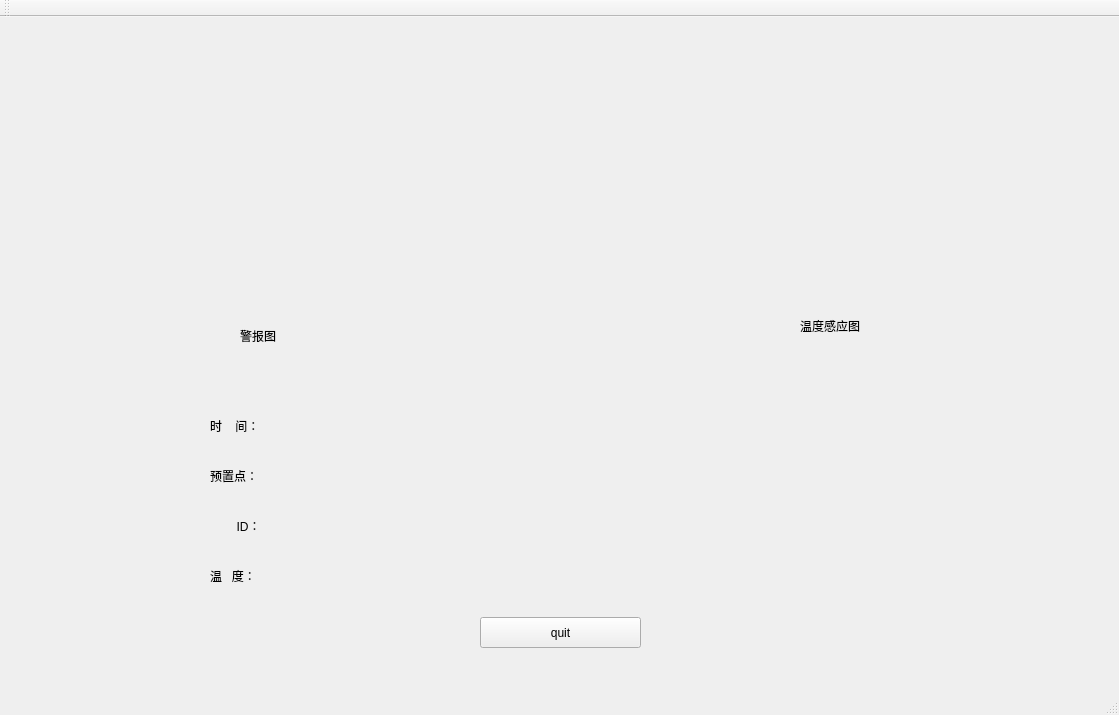
<?xml version="1.0" encoding="UTF-8"?>
<ui version="4.0">
 <class>MainWindow</class>
 <widget class="QMainWindow" name="MainWindow">
  <property name="geometry">
   <rect>
    <x>0</x>
    <y>0</y>
    <width>1119</width>
    <height>715</height>
   </rect>
  </property>
  <property name="windowTitle">
   <string>MainWindow</string>
  </property>
  <widget class="QWidget" name="centralWidget">
   <widget class="QPushButton" name="pushButton">
    <property name="geometry">
     <rect>
      <x>480</x>
      <y>600</y>
      <width>161</width>
      <height>31</height>
     </rect>
    </property>
    <property name="text">
     <string>quit</string>
    </property>
   </widget>
   <widget class="QLabel" name="label">
    <property name="geometry">
     <rect>
      <x>210</x>
      <y>400</y>
      <width>67</width>
      <height>17</height>
     </rect>
    </property>
    <property name="minimumSize">
     <size>
      <width>67</width>
      <height>0</height>
     </size>
    </property>
    <property name="text">
     <string>时    间：</string>
    </property>
   </widget>
   <widget class="QLabel" name="label_2">
    <property name="geometry">
     <rect>
      <x>210</x>
      <y>450</y>
      <width>67</width>
      <height>17</height>
     </rect>
    </property>
    <property name="text">
     <string>预置点：</string>
    </property>
   </widget>
   <widget class="QLabel" name="label_3">
    <property name="geometry">
     <rect>
      <x>210</x>
      <y>500</y>
      <width>67</width>
      <height>17</height>
     </rect>
    </property>
    <property name="text">
     <string>        ID：</string>
    </property>
   </widget>
   <widget class="QLabel" name="label_4">
    <property name="geometry">
     <rect>
      <x>240</x>
      <y>310</y>
      <width>67</width>
      <height>17</height>
     </rect>
    </property>
    <property name="text">
     <string>警报图</string>
    </property>
   </widget>
   <widget class="QLabel" name="label_5">
    <property name="geometry">
     <rect>
      <x>800</x>
      <y>300</y>
      <width>111</width>
      <height>17</height>
     </rect>
    </property>
    <property name="text">
     <string>温度感应图</string>
    </property>
   </widget>
   <widget class="QLabel" name="label_6">
    <property name="geometry">
     <rect>
      <x>210</x>
      <y>550</y>
      <width>67</width>
      <height>17</height>
     </rect>
    </property>
    <property name="text">
     <string>温   度：</string>
    </property>
   </widget>
   <widget class="QLabel" name="label_7">
    <property name="geometry">
     <rect>
      <x>270</x>
      <y>400</y>
      <width>681</width>
      <height>21</height>
     </rect>
    </property>
    <property name="palette">
     <palette>
      <active>
       <colorrole role="Base">
        <brush brushstyle="SolidPattern">
         <color alpha="255">
          <red>150</red>
          <green>150</green>
          <blue>150</blue>
         </color>
        </brush>
       </colorrole>
      </active>
      <inactive>
       <colorrole role="Base">
        <brush brushstyle="SolidPattern">
         <color alpha="255">
          <red>150</red>
          <green>150</green>
          <blue>150</blue>
         </color>
        </brush>
       </colorrole>
      </inactive>
      <disabled>
       <colorrole role="Base">
        <brush brushstyle="SolidPattern">
         <color alpha="255">
          <red>255</red>
          <green>255</green>
          <blue>255</blue>
         </color>
        </brush>
       </colorrole>
      </disabled>
     </palette>
    </property>
    <property name="text">
     <string/>
    </property>
   </widget>
   <widget class="QLabel" name="label_8">
    <property name="geometry">
     <rect>
      <x>270</x>
      <y>450</y>
      <width>681</width>
      <height>21</height>
     </rect>
    </property>
    <property name="text">
     <string/>
    </property>
   </widget>
   <widget class="QLabel" name="label_9">
    <property name="geometry">
     <rect>
      <x>270</x>
      <y>500</y>
      <width>681</width>
      <height>21</height>
     </rect>
    </property>
    <property name="text">
     <string/>
    </property>
   </widget>
   <widget class="QLabel" name="label_10">
    <property name="geometry">
     <rect>
      <x>270</x>
      <y>550</y>
      <width>681</width>
      <height>21</height>
     </rect>
    </property>
    <property name="text">
     <string/>
    </property>
   </widget>
   <widget class="QLabel" name="label_11">
    <property name="geometry">
     <rect>
      <x>30</x>
      <y>10</y>
      <width>480</width>
      <height>270</height>
     </rect>
    </property>
    <property name="minimumSize">
     <size>
      <width>480</width>
      <height>270</height>
     </size>
    </property>
    <property name="maximumSize">
     <size>
      <width>480</width>
      <height>270</height>
     </size>
    </property>
    <property name="text">
     <string/>
    </property>
   </widget>
   <widget class="QLabel" name="label_12">
    <property name="geometry">
     <rect>
      <x>600</x>
      <y>10</y>
      <width>480</width>
      <height>270</height>
     </rect>
    </property>
    <property name="minimumSize">
     <size>
      <width>480</width>
      <height>270</height>
     </size>
    </property>
    <property name="maximumSize">
     <size>
      <width>480</width>
      <height>270</height>
     </size>
    </property>
    <property name="text">
     <string/>
    </property>
   </widget>
  </widget>
  <widget class="QMenuBar" name="menuBar">
   <property name="geometry">
    <rect>
     <x>0</x>
     <y>0</y>
     <width>1119</width>
     <height>25</height>
    </rect>
   </property>
  </widget>
  <widget class="QToolBar" name="mainToolBar">
   <attribute name="toolBarArea">
    <enum>TopToolBarArea</enum>
   </attribute>
   <attribute name="toolBarBreak">
    <bool>false</bool>
   </attribute>
  </widget>
  <widget class="QStatusBar" name="statusBar"/>
 </widget>
 <layoutdefault spacing="6" margin="11"/>
 <tabstops>
  <tabstop>pushButton</tabstop>
 </tabstops>
 <resources/>
 <connections/>
</ui>
